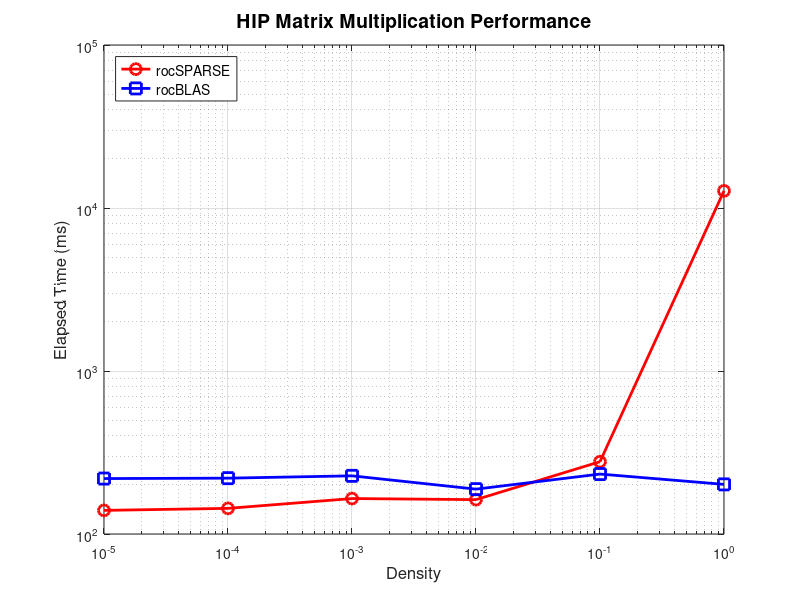

This chart was generated by the following MATLAB code:
rocSPARSE_density = [0.00001, 0.0001 , 0.001 , 0.01 , 0.1 , 1]; % Density

rocSPARSE_time = [139.613327, 143.641190, 165.019653, 162.481857, 277.710938, 12738.810547]; % Time (ms)
rocBLAS_time = [218.827942, 220.072906, 227.438522, 188.462875, 233.201096, 201.580353]; % Time (ms)

% Plot
figure;
semilogx(rocSPARSE_density, rocSPARSE_time, 'ro-', 'LineWidth', 2, 'MarkerSize', 8);
hold on;
semilogx(rocSPARSE_density, rocBLAS_time, 'bs-', 'LineWidth', 2, 'MarkerSize', 8);
hold off;

% Set Y axis to log scale to spread out values
set(gca, 'YScale', 'log');

% Labels and Title
xlabel('Density', 'FontSize', 12);
ylabel('Elapsed Time (ms)', 'FontSize', 12);
title('HIP Matrix Multiplication Performance', 'FontSize', 14);

% Customize axes
set(gca, 'XTick', [1e-5 1e-4 1e-3 1e-2 1e-1 1]);
set(gca, 'XTickLabel', {'10^{-5}','10^{-4}','10^{-3}','10^{-2}','10^{-1}','10^{0}'});
grid on;
grid minor;

% Legend
legend('rocSPARSE', 'rocBLAS', 'Location', 'northwest', 'FontSize', 10);

% Save Plot
saveas(gcf,'HIPMatrixMultiplication.png');